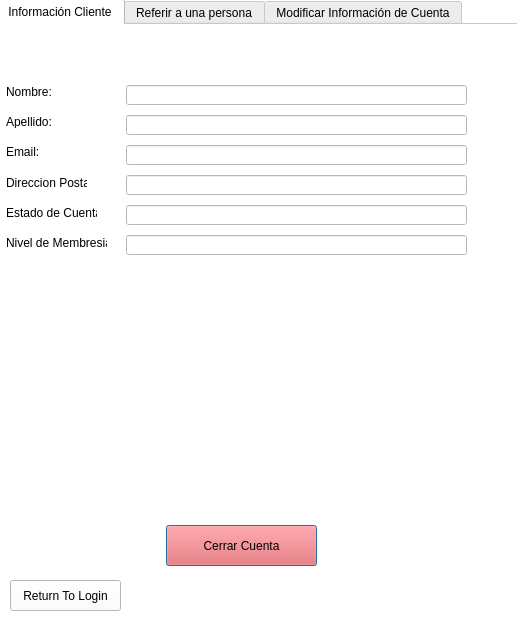
<?xml version="1.0" encoding="UTF-8"?>
<ui version="4.0">
 <class>Dialog</class>
 <widget class="QDialog" name="Dialog">
  <property name="geometry">
   <rect>
    <x>0</x>
    <y>0</y>
    <width>519</width>
    <height>625</height>
   </rect>
  </property>
  <property name="windowTitle">
   <string>Client Page</string>
  </property>
  <property name="styleSheet">
   <string notr="true">background-color: rgb(255, 255, 255);</string>
  </property>
  <widget class="QTabWidget" name="tabWidget">
   <property name="geometry">
    <rect>
     <x>-4</x>
     <y>-1</y>
     <width>521</width>
     <height>591</height>
    </rect>
   </property>
   <property name="tabPosition">
    <enum>QTabWidget::North</enum>
   </property>
   <property name="tabShape">
    <enum>QTabWidget::Rounded</enum>
   </property>
   <property name="currentIndex">
    <number>0</number>
   </property>
   <property name="documentMode">
    <bool>true</bool>
   </property>
   <widget class="QWidget" name="tab">
    <attribute name="title">
     <string>Información Cliente</string>
    </attribute>
    <widget class="QLabel" name="label_2">
     <property name="geometry">
      <rect>
       <x>10</x>
       <y>60</y>
       <width>47</width>
       <height>13</height>
      </rect>
     </property>
     <property name="text">
      <string>Nombre:</string>
     </property>
    </widget>
    <widget class="QLabel" name="label_3">
     <property name="geometry">
      <rect>
       <x>10</x>
       <y>90</y>
       <width>47</width>
       <height>13</height>
      </rect>
     </property>
     <property name="text">
      <string>Apellido:</string>
     </property>
    </widget>
    <widget class="QLabel" name="label_4">
     <property name="geometry">
      <rect>
       <x>10</x>
       <y>120</y>
       <width>47</width>
       <height>13</height>
      </rect>
     </property>
     <property name="text">
      <string>Email:</string>
     </property>
    </widget>
    <widget class="QLabel" name="label_5">
     <property name="geometry">
      <rect>
       <x>10</x>
       <y>150</y>
       <width>81</width>
       <height>16</height>
      </rect>
     </property>
     <property name="text">
      <string>Direccion Postal:</string>
     </property>
    </widget>
    <widget class="QLabel" name="label_6">
     <property name="geometry">
      <rect>
       <x>10</x>
       <y>180</y>
       <width>91</width>
       <height>16</height>
      </rect>
     </property>
     <property name="text">
      <string>Estado de Cuenta:</string>
     </property>
    </widget>
    <widget class="QLineEdit" name="clientNameLine">
     <property name="geometry">
      <rect>
       <x>130</x>
       <y>60</y>
       <width>341</width>
       <height>20</height>
      </rect>
     </property>
     <property name="readOnly">
      <bool>true</bool>
     </property>
    </widget>
    <widget class="QLineEdit" name="clientLastNameLine">
     <property name="geometry">
      <rect>
       <x>130</x>
       <y>90</y>
       <width>341</width>
       <height>20</height>
      </rect>
     </property>
     <property name="readOnly">
      <bool>true</bool>
     </property>
    </widget>
    <widget class="QLineEdit" name="clientEmailLine">
     <property name="geometry">
      <rect>
       <x>130</x>
       <y>120</y>
       <width>341</width>
       <height>20</height>
      </rect>
     </property>
     <property name="readOnly">
      <bool>true</bool>
     </property>
    </widget>
    <widget class="QLineEdit" name="clientAddressLine">
     <property name="geometry">
      <rect>
       <x>130</x>
       <y>150</y>
       <width>341</width>
       <height>20</height>
      </rect>
     </property>
     <property name="readOnly">
      <bool>true</bool>
     </property>
    </widget>
    <widget class="QLineEdit" name="clientAccStateLine">
     <property name="geometry">
      <rect>
       <x>130</x>
       <y>180</y>
       <width>341</width>
       <height>20</height>
      </rect>
     </property>
     <property name="text">
      <string/>
     </property>
     <property name="readOnly">
      <bool>true</bool>
     </property>
    </widget>
    <widget class="QLineEdit" name="memTierLine">
     <property name="geometry">
      <rect>
       <x>130</x>
       <y>210</y>
       <width>341</width>
       <height>20</height>
      </rect>
     </property>
     <property name="readOnly">
      <bool>true</bool>
     </property>
    </widget>
    <widget class="QLabel" name="label_7">
     <property name="geometry">
      <rect>
       <x>10</x>
       <y>210</y>
       <width>101</width>
       <height>16</height>
      </rect>
     </property>
     <property name="text">
      <string>Nivel de Membresia:</string>
     </property>
    </widget>
    <widget class="QPushButton" name="deleteButton">
     <property name="geometry">
      <rect>
       <x>170</x>
       <y>500</y>
       <width>151</width>
       <height>41</height>
      </rect>
     </property>
     <property name="styleSheet">
      <string notr="true">background-color: rgb(255, 76, 76);</string>
     </property>
     <property name="text">
      <string>Cerrar Cuenta</string>
     </property>
    </widget>
   </widget>
   <widget class="QWidget" name="tab_2">
    <attribute name="title">
     <string>Referir a una persona</string>
    </attribute>
    <widget class="QLabel" name="rLabel">
     <property name="geometry">
      <rect>
       <x>20</x>
       <y>20</y>
       <width>101</width>
       <height>41</height>
      </rect>
     </property>
     <property name="text">
      <string>Email:</string>
     </property>
    </widget>
    <widget class="QLineEdit" name="rEmail">
     <property name="geometry">
      <rect>
       <x>90</x>
       <y>30</y>
       <width>331</width>
       <height>20</height>
      </rect>
     </property>
    </widget>
    <widget class="QPushButton" name="rButton">
     <property name="geometry">
      <rect>
       <x>210</x>
       <y>70</y>
       <width>75</width>
       <height>23</height>
      </rect>
     </property>
     <property name="text">
      <string>Referir</string>
     </property>
    </widget>
   </widget>
   <widget class="QWidget" name="tab_3">
    <attribute name="title">
     <string>Modificar Información de Cuenta</string>
    </attribute>
    <widget class="QLineEdit" name="clientLastNameLine_3">
     <property name="geometry">
      <rect>
       <x>110</x>
       <y>40</y>
       <width>371</width>
       <height>20</height>
      </rect>
     </property>
     <property name="readOnly">
      <bool>false</bool>
     </property>
    </widget>
    <widget class="QLabel" name="label_12">
     <property name="geometry">
      <rect>
       <x>10</x>
       <y>100</y>
       <width>91</width>
       <height>16</height>
      </rect>
     </property>
     <property name="text">
      <string>Nivel Membresía:</string>
     </property>
    </widget>
    <widget class="QLineEdit" name="clientAccountStateLine_3">
     <property name="geometry">
      <rect>
       <x>110</x>
       <y>100</y>
       <width>371</width>
       <height>20</height>
      </rect>
     </property>
     <property name="readOnly">
      <bool>false</bool>
     </property>
    </widget>
    <widget class="QLineEdit" name="clientAddressLine_3">
     <property name="geometry">
      <rect>
       <x>110</x>
       <y>70</y>
       <width>371</width>
       <height>20</height>
      </rect>
     </property>
     <property name="readOnly">
      <bool>false</bool>
     </property>
    </widget>
    <widget class="QLabel" name="label_14">
     <property name="geometry">
      <rect>
       <x>10</x>
       <y>40</y>
       <width>47</width>
       <height>13</height>
      </rect>
     </property>
     <property name="text">
      <string>Apellido:</string>
     </property>
    </widget>
    <widget class="QLabel" name="label_15">
     <property name="geometry">
      <rect>
       <x>10</x>
       <y>70</y>
       <width>81</width>
       <height>16</height>
      </rect>
     </property>
     <property name="text">
      <string>Direccion Postal:</string>
     </property>
    </widget>
    <widget class="QLineEdit" name="clientNameLine_3">
     <property name="geometry">
      <rect>
       <x>110</x>
       <y>10</y>
       <width>371</width>
       <height>20</height>
      </rect>
     </property>
     <property name="readOnly">
      <bool>false</bool>
     </property>
    </widget>
    <widget class="QLabel" name="label_16">
     <property name="geometry">
      <rect>
       <x>10</x>
       <y>10</y>
       <width>47</width>
       <height>13</height>
      </rect>
     </property>
     <property name="text">
      <string>Nombre:</string>
     </property>
    </widget>
    <widget class="QPushButton" name="modifyButton">
     <property name="geometry">
      <rect>
       <x>190</x>
       <y>170</y>
       <width>131</width>
       <height>23</height>
      </rect>
     </property>
     <property name="text">
      <string>Hacer los cambios</string>
     </property>
    </widget>
   </widget>
  </widget>
  <widget class="QPushButton" name="returnMain">
   <property name="geometry">
    <rect>
     <x>10</x>
     <y>580</y>
     <width>111</width>
     <height>31</height>
    </rect>
   </property>
   <property name="text">
    <string>Return To Login</string>
   </property>
  </widget>
 </widget>
 <resources/>
 <connections/>
</ui>
